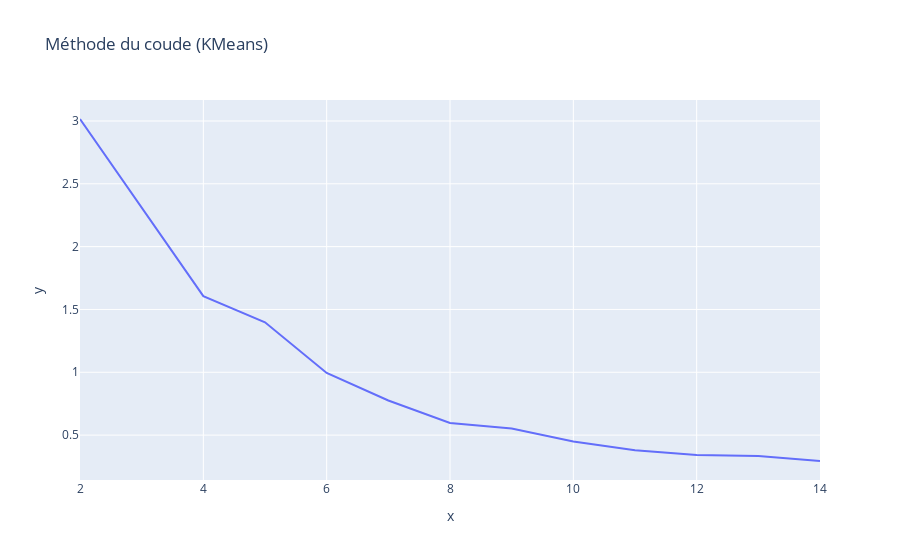
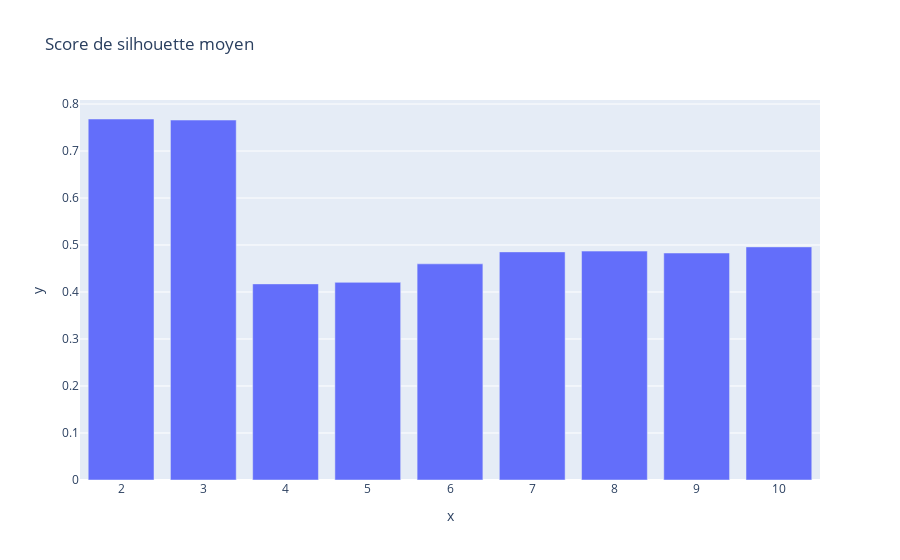

These figures' notebook cell, in order:
### Markdown cell above
KMeans :

Cherche à former des clusters sphériques ou circulaires.

Tous les clusters ont tendance à avoir une forme “équilibrée” autour d’un centroïde.

Limitation : si tes données sont en forme irrégulière (ex. zones chaudes le long d’une avenue), KMeans peut mal représenter la densité réelle.

### Code cell
# Analyse sur Monday
df_monday=df_sample[df_sample['Weekday']=='Monday']

# Coordonnées
coords = df_monday[['Lat', 'Lon']]

# Déterminer le nombre optimal de clusters avec la méthode du coude pour Kmeans (WCSS)
wcss =  []
k = []
for i in range (2,15):
    kmeans = KMeans(n_clusters= i, random_state = 42, n_init = 'auto')
    kmeans.fit(coords)
    wcss.append(kmeans.inertia_)
    k.append(i)
    print("WCSS for K={} --> {}".format(i, wcss[-1]))

# Visualisation coude
fig= px.line( 
    x = k, 
    y = wcss,
    title="Méthode du coude (KMeans)"
    )   
fig.show()   

# Calcul du score de silhouette moy pour différents K (K (nombre de clusters) : le nombre de groupes que l’on veut identifier dans les données.)
sil = []
k = []
# Attention : il faut commencer à i = 2 car le score de silhouette ne peut pas être calculé avec moins de 2 clusters.
for i in range (2,11):
    kmeans = KMeans(n_clusters= i, random_state = 42, n_init = 'auto')
    kmeans.fit(coords)
    sil.append(silhouette_score(coords, kmeans.predict(coords)))
    k.append(i)
    print("Silhouette score for K={} is {}".format(i, sil[-1]))

# visualisation silhouette score
fig = px.bar(
    x = k,
    y = sil,
    title="Score de silhouette moyen"
    )
fig.show()

# Application du modèle KMeans avec K optimal
optimal_k=6
kmeans = KMeans(n_clusters=optimal_k, random_state=42)
kmeans.fit(coords)

# création df avec col 'Cluster_kmeans' - Ajout des labels KMeans au dataframe pour analyse
df_monday['Cluster_kmeans']=kmeans.predict(coords)
#df_sample['Cluster_kmeans'] = df_sample['Cluster_kmeans'].astype(str)
display(df_monday.head())

# Visualiser les zones chaudes sur carte
fig = px.scatter_mapbox(
    df_monday,
    lat="Lat",
    lon="Lon",
    color="Cluster_kmeans",
    height = 500,
    zoom=9,
    title=f"Zones chaudes Uber Monday - {optimal_k} clusters (KMeans)",
    mapbox_style="carto-positron"
)
fig.show()

### Figure 1 — Plotly figure (JSON) as saved in the notebook; plotly's stock layout.template omitted (floating-point values rounded to 4 significant figures)
{"data": [{"hovertemplate": "x=%{x}<br>y=%{y}<extra></extra>", "legendgroup": "", "line": {"color": "#636efa", "dash": "solid"}, "marker": {"symbol": "circle"}, "mode": "lines", "name": "", "orientation": "v", "showlegend": false, "type": "scatter", "x": [2, 3, 4, 5, 6, 7, 8, 9, 10, 11, 12, 13, 14], "xaxis": "x", "y": [3.016, 2.306, 1.606, 1.398, 0.9942, 0.7755, 0.5966, 0.5526, 0.4486, 0.3789, 0.3418, 0.3329, 0.2939], "yaxis": "y"}], "layout": {"legend": {"tracegroupgap": 0}, "title": {"text": "Méthode du coude (KMeans)"}, "xaxis": {"anchor": "y", "domain": [0, 1], "title": {"text": "x"}}, "yaxis": {"anchor": "x", "domain": [0, 1], "title": {"text": "y"}}}}

### Figure 2 — Plotly figure (JSON) as saved in the notebook; plotly's stock layout.template omitted (floating-point values rounded to 4 significant figures)
{"data": [{"alignmentgroup": "True", "hovertemplate": "x=%{x}<br>y=%{y}<extra></extra>", "legendgroup": "", "marker": {"color": "#636efa", "pattern": {"shape": ""}}, "name": "", "offsetgroup": "", "orientation": "v", "showlegend": false, "textposition": "auto", "type": "bar", "x": [2, 3, 4, 5, 6, 7, 8, 9, 10], "xaxis": "x", "y": [0.7681, 0.7659, 0.4173, 0.4205, 0.46, 0.4854, 0.4871, 0.483, 0.496], "yaxis": "y"}], "layout": {"barmode": "relative", "legend": {"tracegroupgap": 0}, "title": {"text": "Score de silhouette moyen"}, "xaxis": {"anchor": "y", "domain": [0, 1], "title": {"text": "x"}}, "yaxis": {"anchor": "x", "domain": [0, 1], "title": {"text": "y"}}}}
